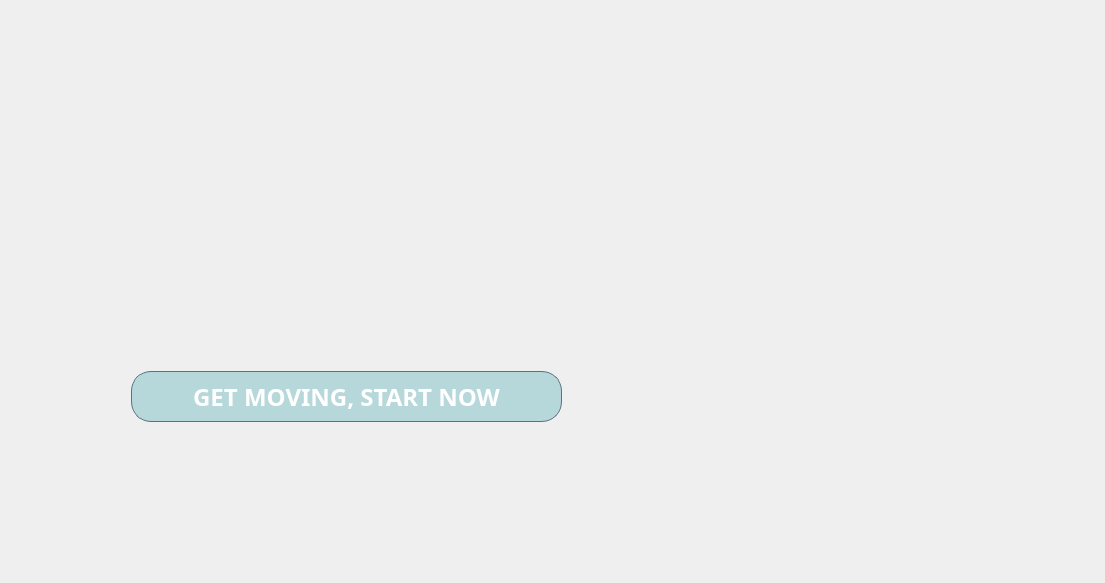
<?xml version="1.0" encoding="UTF-8"?>
<ui version="4.0">
 <class>Menu</class>
 <widget class="QWidget" name="Menu">
  <property name="geometry">
   <rect>
    <x>0</x>
    <y>0</y>
    <width>1105</width>
    <height>583</height>
   </rect>
  </property>
  <property name="minimumSize">
   <size>
    <width>1105</width>
    <height>583</height>
   </size>
  </property>
  <property name="maximumSize">
   <size>
    <width>1105</width>
    <height>583</height>
   </size>
  </property>
  <property name="windowTitle">
   <string>Menu</string>
  </property>
  <property name="styleSheet">
   <string notr="true">#Menu {
image: url(:/images/images/Main.png);
border-image: url(:/images/images/Main.png);
}

QGridLayout {
border-image: url(:/images/images/Main.png);
image: url(:/images/images/Main.png);
background-image: url(:/images/images/Main.png);
background: url(:/images/images/Main.png);


}

QWidget {
border-image: url(:/images/images/Main.png);
image: url(:/images/images/Main.png);
background-image: url(:/images/images/Main.png);
background: url(:/images/images/Main.png);


}

QPushButton {
  color: #FFFFFF;
  background: #b7d8db none;
}

QPushButton {
  color: #FFFFFF;
  background: #b7d8db none;
}</string>
  </property>
  <widget class="QWidget" name="gridLayoutWidget">
   <property name="geometry">
    <rect>
     <x>0</x>
     <y>0</y>
     <width>1107</width>
     <height>585</height>
    </rect>
   </property>
   <layout class="QGridLayout" name="gridLayout">
    <item row="0" column="0">
     <widget class="QWidget" name="widget" native="true">
      <property name="minimumSize">
       <size>
        <width>1105</width>
        <height>583</height>
       </size>
      </property>
      <property name="maximumSize">
       <size>
        <width>1105</width>
        <height>583</height>
       </size>
      </property>
      <property name="styleSheet">
       <string notr="true">QPushButton {
  color: #FFFFFF;
  background: #b7d8db none;
}</string>
      </property>
      <widget class="QPushButton" name="pushButton">
       <property name="geometry">
        <rect>
         <x>130</x>
         <y>370</y>
         <width>431</width>
         <height>51</height>
        </rect>
       </property>
       <property name="font">
        <font>
         <family>Segoe UI Semilight</family>
         <pointsize>-1</pointsize>
         <bold>true</bold>
        </font>
       </property>
       <property name="styleSheet">
        <string notr="true">QPushButton {
background:none;
background-image: none;
image: none;
border-image: none;
  color: #FFFFFF;
  background: #b7d8db;
  border: 1px solid #5c7080;
  border-radius: 20px;
  padding: 8px 16px;
  font-size: 24px;
  font-weight: bold;
  text-transform: uppercase;
  text-align: center;
  cursor: pointer;

}

QPushButton:hover {
  background: #dbb7c7;
}


QPushButton:focus {
  outline: none;
  box-shadow: #dbb7c7; 
}
</string>
       </property>
       <property name="text">
        <string>GET MOVING, START NOW</string>
       </property>
      </widget>
     </widget>
    </item>
   </layout>
  </widget>
 </widget>
 <resources/>
 <connections/>
</ui>
